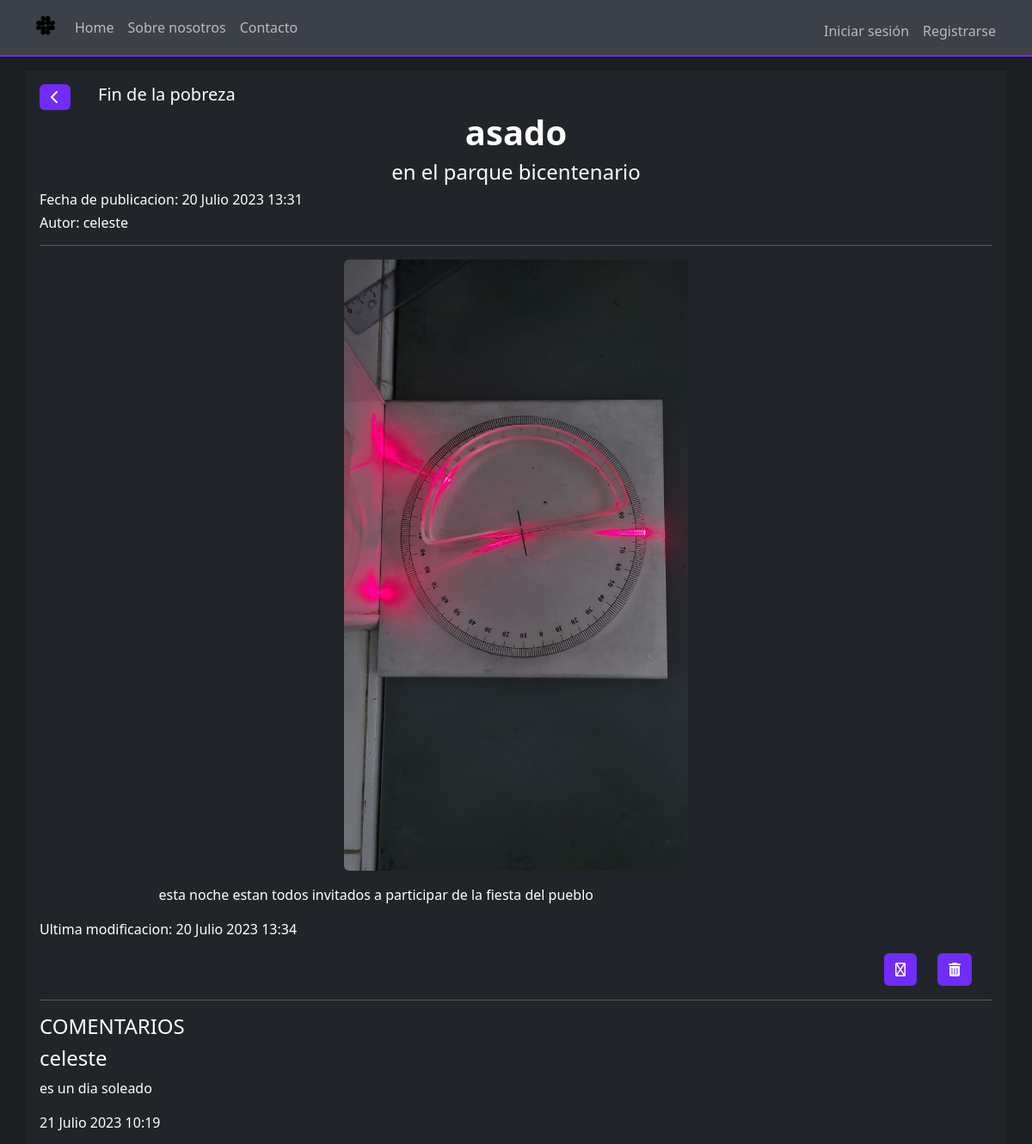
The app's page /noticias/detalle-noticia/4 (upper part), older data.
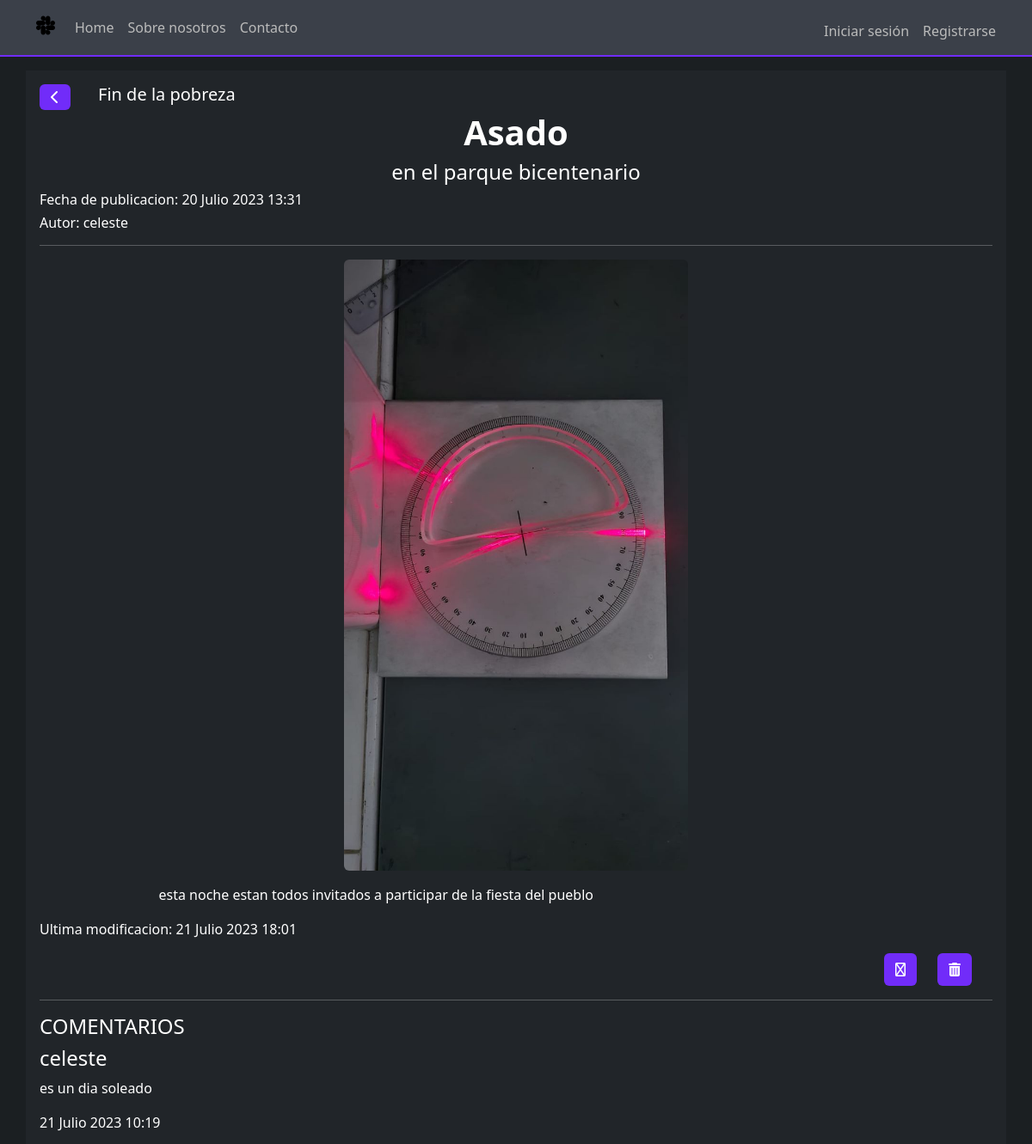
The same page, newer data.
### apps/noticias/models.py (models this page shows, shortened)
class Noticia(models.Model):
	creado = models.DateTimeField(
		'creado',
		auto_now_add=True
	)
	modificado = models.DateTimeField(
		'modificado',
		auto_now=True
	)
	titulo = models.CharField(max_length = 250)
	descripcion = models.CharField(max_length= 400)
	contenido = models.TextField()
	autor = models.ForeignKey(User, on_delete = models.CASCADE)
	imagen = models.ImageField(upload_to = 'noticias')
	categoria = models.ForeignKey(Categoria, on_delete = models.CASCADE)

class Categoria(models.Model):
	nombre = models.CharField(max_length=80)
	imagen_cat = models.ImageField(upload_to = 'categorias', default='https://www.un.org/sustainabledevelopment/wp-content/uploads/sites/3/2017/12/04-11-2017-IFAD-35822.jpg')
	def __str__(self):
		return self.nombre

### apps/noticias/views.py (the view)
# urls.py: path('detalle-noticia/<int:pk>', views.DetalleNoticia, name='detalle_noticia'),
def DetalleNoticia(request, pk):
    ctx = {}
    detalle_noticia = Noticia.objects.get(id = pk)
    comentarios = Comentario.objects.filter(noticia = pk).order_by('-creado')
    ctx['detalle'] = detalle_noticia
    ctx['lista_comentarios'] = comentarios
    return render(request, 'noticias/detalle.html', ctx)

### templates/noticias/detalle.html (shortened to what this page needs)
{% extends 'base.html' %}
{% load static %}
{% block contenido %}
  <div class="container text-bg-dark m-3 p-3 mx-auto">
        <div class="d-flex">
          <a href="{% url 'inicio' %}">
            <i class="fa fa-solid fa-chevron-left btn btn-go" style="color: white; margin-right: 2rem;"></i>
          </a>
          <h5>{{detalle.categoria}}</h5>
        </div>
        <div class="text-center">
            <h1 class="fs-30 fw-bold">{{detalle.titulo}}</h1>
        <h4>{{detalle.descripcion}}</h4>
        </div>
        <h6>Fecha de publicacion: {{detalle.creado}}</h6>
        <h6>Autor: {{detalle.autor}}</h6>
        <hr>
        <img class="rounded mx-auto d-block" src="{{detalle.imagen.url}}" alt="Imagen de la noticia" width="400px">
        <p class="mx-auto w-75 pt-3">{{detalle.contenido}}</p>
        <p class="italic">Ultima modificacion: {{detalle.modificado}}</p>
        <div class="d-flex justify-content-end">
          <a href="{% url 'noticias:modificar_noticia' detalle.pk %}" class="btn btn-go mx-4"><i class="fa fa-regular fa-feather"></i></a>
				  <a href="{% url 'noticias:borrar_noticia' detalle.pk %}" class="btn btn-go me-4"><i class="fa fa-solid fa-trash"></i></a>
        </div>
        <hr>
        <h4>COMENTARIOS</h4>
        <div class="row" class="mb-3">
          {% for n in lista_comentarios %}
          <div>
            <h4>{{n.usuario}}</h4>
            <p>{{n.texto}}</p>
            <p>{{n.creado}}</p>
          </div>
          {% endfor %}
          </div>
  </div>
{% endblock contenido %}

Row changes from the older to the newer data that the page shows:
changed Noticia "en el parque bicentenario": titulo "asado" → "Asado"; modificado "20 Julio 2023 13:34" → "21 Julio 2023 18:01"
